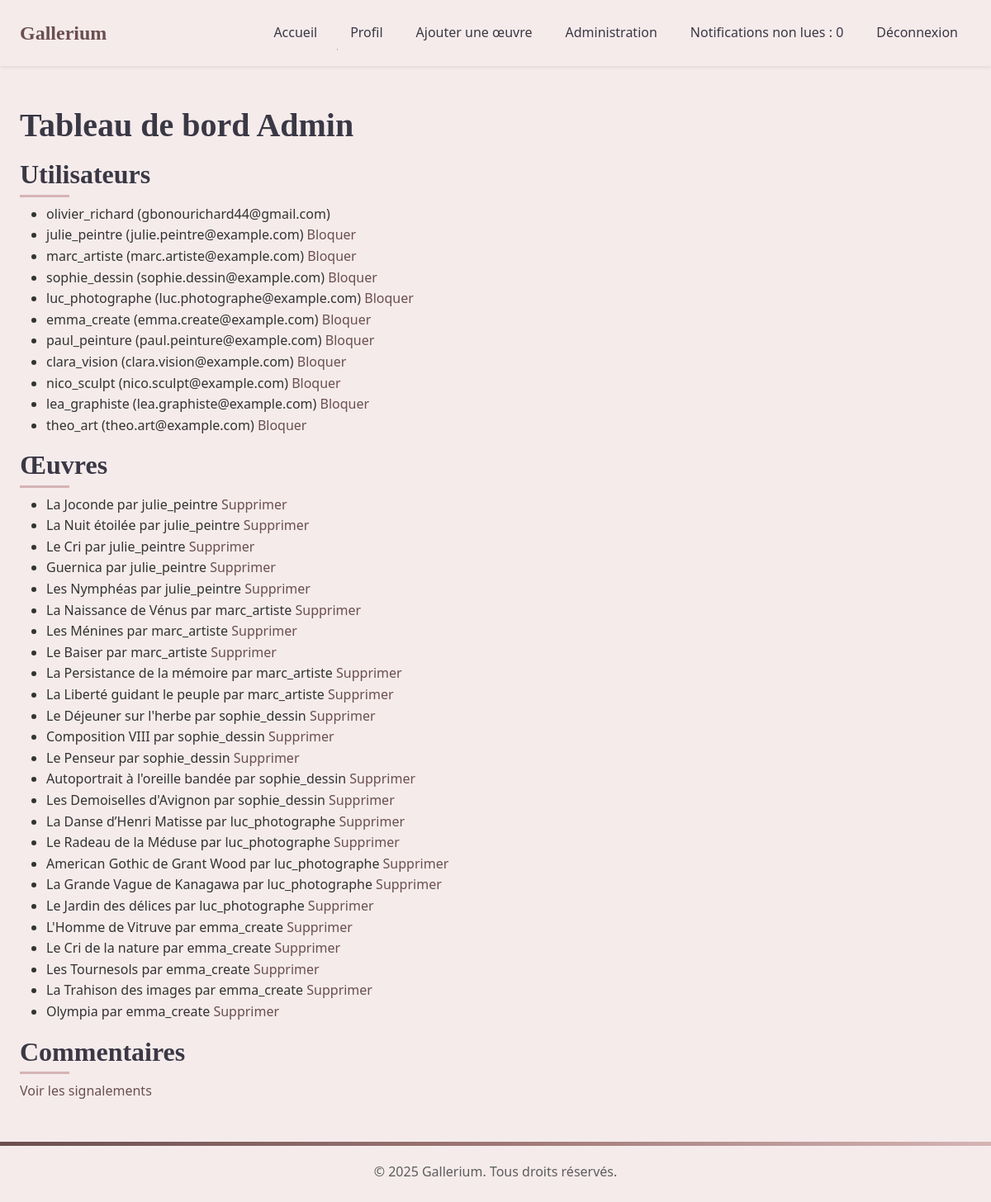
The app's page /admin/dashboard (signed in) with its own data.
### app/models.py (models this page shows)
class User(UserMixin, db.Model):
    id = db.Column(db.Integer, primary_key=True)
    username = db.Column(db.String(64), unique=True, nullable=False)
    email = db.Column(db.String(120), unique=True, nullable=False)
    password_hash = db.Column(db.String(128), nullable=False)
    bio = db.Column(db.Text)
    avatar = db.Column(db.String(128))
    is_admin = db.Column(db.Boolean, default=False)

class Artwork(db.Model):
    id = db.Column(db.Integer, primary_key=True)
    title = db.Column(db.String(128), nullable=False)
    description = db.Column(db.Text, nullable=False)
    image_path = db.Column(db.String(128), nullable=False)
    emotion_target = db.Column(db.String(64), nullable=False)
    emotion_detected = db.Column(db.String(64))  # Champ pour l'émotion détectée
    user_id = db.Column(db.Integer, db.ForeignKey('user.id'), nullable=False)
    created_at = db.Column(db.DateTime, default=datetime.utcnow, nullable=False)
    user = db.relationship('User', backref=db.backref('artworks', lazy=True))
    comments = db.relationship('Comment', backref='artwork', lazy=True)  # Nouvelle relation

### app/routes/admin.py (the view)
@bp.route('/dashboard')
@login_required
@admin_required
def dashboard():
    users = User.query.all()
    artworks = Artwork.query.all()
    comments = Comment.query.all()
    reports = Report.query.filter_by(resolved=False).all()
    return render_template('admin/dashboard.html', users=users, artworks=artworks, comments=comments, reports=reports)

### app/templates/admin/dashboard.html (shortened to what this page needs)
{% extends "base.html" %}
{% block content %}
    <h1>Tableau de bord Admin</h1>
    <h2>Utilisateurs</h2>
    <ul>
        {% for user in users %}
            <li>{{ user.username }} ({{ user.email }})
                {% if not user.is_admin %}
                    <a href="{{ url_for('admin.block_user', user_id=user.id) }}">Bloquer</a>
                {% endif %}
            </li>
        {% endfor %}
    </ul>
    <h2>Œuvres</h2>
    <ul>
        {% for artwork in artworks %}
            <li>{{ artwork.title }} par {{ artwork.user.username }}
                <a href="{{ url_for('admin.delete_artwork', artwork_id=artwork.id) }}">Supprimer</a>
            </li>
        {% endfor %}
    </ul>
    <h2>Commentaires</h2>
    <p><a href="{{ url_for('admin.moderation') }}">Voir les signalements</a></p>
{% endblock %}

### app/static/css/style.css (style rules this page uses)
:root { --primary-color: #6B4F4F; --secondary-color: #9E7676; --accent-color: #D5B4B4; --light-color: #F5EBEB; --dark-color: #3A3845; --text-color: #333333; --text-light: #5D5D5D; --success-color: #4A8C7D; --warning-color: #D4A762; --danger-color: #C1666B; --transition-fast: 0.2s ease; --transition-norm: 0.3s ease; --transition-slow: 0.5s ease; --shadow-sm: 0 2px 10px rgba(0, 0, 0, 0.08); --shadow-md: 0 5px 15px rgba(0, 0, 0, 0.1); --shadow-lg: 0 10px 25px rgba(0, 0, 0, 0.15); --card-radius: 12px; --card-padding: 1.5rem; }
* { margin: 0; padding: 0; box-sizing: border-box; }
body { font-family: 'Segoe UI', Tahoma, Geneva, Verdana, sans-serif; line-height: 1.6; color: var(--text-color); background-color: var(--light-color); overflow-x: hidden; }
a { text-decoration: none; color: var(--primary-color); transition: color var(--transition-fast), transform var(--transition-fast); position: relative; }
a::after { content: ''; position: absolute; width: 0; height: 1px; bottom: -2px; left: 0; background-color: var(--secondary-color); transition: width var(--transition-norm); }
h1, h2, h3, h4, h5, h6 { font-family: 'Playfair Display', serif; font-weight: 600; color: var(--dark-color); margin-bottom: 1rem; position: relative; }
h2::after { content: ''; position: absolute; width: 60px; height: 3px; background-color: var(--accent-color); left: 0; bottom: -0.5rem; transition: width var(--transition-slow); }

### records on screen
User: username "olivier_richard", email "gbonourichard44@gmail.com"
User: username "julie_peintre", email "julie.peintre@example.com"
User: username "marc_artiste", email "marc.artiste@example.com"
User: username "sophie_dessin", email "sophie.dessin@example.com"
User: username "luc_photographe", email "luc.photographe@example.com"
User: username "emma_create", email "emma.create@example.com"
User: username "paul_peinture", email "paul.peinture@example.com"
User: username "clara_vision", email "clara.vision@example.com"
User: username "nico_sculpt", email "nico.sculpt@example.com"
User: username "lea_graphiste", email "lea.graphiste@example.com"
User: username "theo_art", email "theo.art@example.com"
Artwork: title "La Joconde", user.username "julie_peintre"
Artwork: title "La Nuit étoilée", user.username "julie_peintre"
Artwork: title "Le Cri", user.username "julie_peintre"
Artwork: title "Guernica", user.username "julie_peintre"
Artwork: title "Les Nymphéas", user.username "julie_peintre"
Artwork: title "La Naissance de Vénus", user.username "marc_artiste"
Artwork: title "Les Ménines", user.username "marc_artiste"
Artwork: title "Le Baiser", user.username "marc_artiste"
Artwork: title "La Persistance de la mémoire", user.username "marc_artiste"
Artwork: title "La Liberté guidant le peuple", user.username "marc_artiste"
Artwork: title "Le Déjeuner sur l'herbe", user.username "sophie_dessin"
Artwork: title "Composition VIII", user.username "sophie_dessin"
Artwork: title "Le Penseur", user.username "sophie_dessin"
Artwork: title "Autoportrait à l'oreille bandée", user.username "sophie_dessin"
Artwork: title "Les Demoiselles d'Avignon", user.username "sophie_dessin"
Artwork: title "La Danse d’Henri Matisse", user.username "luc_photographe"
Artwork: title "Le Radeau de la Méduse", user.username "luc_photographe"
Artwork: title "American Gothic de Grant Wood", user.username "luc_photographe"
Artwork: title "La Grande Vague de Kanagawa", user.username "luc_photographe"
Artwork: title "Le Jardin des délices", user.username "luc_photographe"
Artwork: title "L'Homme de Vitruve", user.username "emma_create"
Artwork: title "Le Cri de la nature", user.username "emma_create"
Artwork: title "Les Tournesols", user.username "emma_create"
Artwork: title "La Trahison des images", user.username "emma_create"
Artwork: title "Olympia", user.username "emma_create"

### other values on screen
{{ unread_count }} "0"
